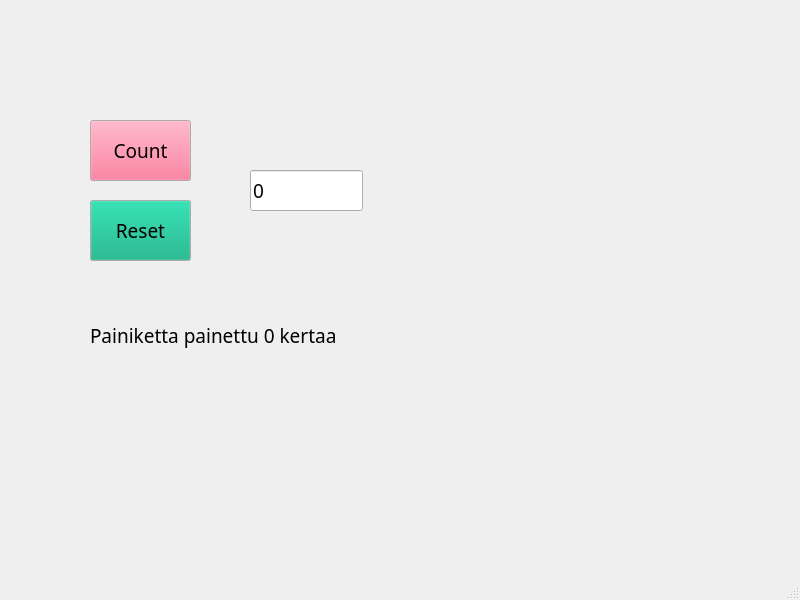
<?xml version="1.0" encoding="UTF-8"?>
<ui version="4.0">
 <class>MainWindow</class>
 <widget class="QMainWindow" name="MainWindow">
  <property name="geometry">
   <rect>
    <x>0</x>
    <y>0</y>
    <width>800</width>
    <height>600</height>
   </rect>
  </property>
  <property name="windowTitle">
   <string>MainWindow</string>
  </property>
  <widget class="QWidget" name="centralwidget">
   <widget class="QPushButton" name="btnCount">
    <property name="geometry">
     <rect>
      <x>90</x>
      <y>120</y>
      <width>101</width>
      <height>61</height>
     </rect>
    </property>
    <property name="palette">
     <palette>
      <active>
       <colorrole role="Button">
        <brush brushstyle="SolidPattern">
         <color alpha="255">
          <red>255</red>
          <green>85</green>
          <blue>127</blue>
         </color>
        </brush>
       </colorrole>
      </active>
      <inactive>
       <colorrole role="Button">
        <brush brushstyle="SolidPattern">
         <color alpha="255">
          <red>255</red>
          <green>85</green>
          <blue>127</blue>
         </color>
        </brush>
       </colorrole>
      </inactive>
      <disabled>
       <colorrole role="Button">
        <brush brushstyle="SolidPattern">
         <color alpha="255">
          <red>255</red>
          <green>85</green>
          <blue>127</blue>
         </color>
        </brush>
       </colorrole>
      </disabled>
     </palette>
    </property>
    <property name="font">
     <font>
      <family>Segoe Print</family>
      <pointsize>14</pointsize>
     </font>
    </property>
    <property name="text">
     <string>Count</string>
    </property>
   </widget>
   <widget class="QPushButton" name="btnReset">
    <property name="geometry">
     <rect>
      <x>90</x>
      <y>200</y>
      <width>101</width>
      <height>61</height>
     </rect>
    </property>
    <property name="palette">
     <palette>
      <active>
       <colorrole role="Button">
        <brush brushstyle="SolidPattern">
         <color alpha="255">
          <red>0</red>
          <green>170</green>
          <blue>127</blue>
         </color>
        </brush>
       </colorrole>
      </active>
      <inactive>
       <colorrole role="Button">
        <brush brushstyle="SolidPattern">
         <color alpha="255">
          <red>0</red>
          <green>170</green>
          <blue>127</blue>
         </color>
        </brush>
       </colorrole>
      </inactive>
      <disabled>
       <colorrole role="Button">
        <brush brushstyle="SolidPattern">
         <color alpha="255">
          <red>0</red>
          <green>170</green>
          <blue>127</blue>
         </color>
        </brush>
       </colorrole>
      </disabled>
     </palette>
    </property>
    <property name="font">
     <font>
      <family>Segoe Print</family>
      <pointsize>14</pointsize>
     </font>
    </property>
    <property name="text">
     <string>Reset</string>
    </property>
   </widget>
   <widget class="QLineEdit" name="txtResult">
    <property name="geometry">
     <rect>
      <x>250</x>
      <y>170</y>
      <width>113</width>
      <height>41</height>
     </rect>
    </property>
    <property name="palette">
     <palette>
      <active>
       <colorrole role="Button">
        <brush brushstyle="SolidPattern">
         <color alpha="255">
          <red>229</red>
          <green>245</green>
          <blue>255</blue>
         </color>
        </brush>
       </colorrole>
      </active>
      <inactive>
       <colorrole role="Button">
        <brush brushstyle="SolidPattern">
         <color alpha="255">
          <red>229</red>
          <green>245</green>
          <blue>255</blue>
         </color>
        </brush>
       </colorrole>
      </inactive>
      <disabled>
       <colorrole role="Button">
        <brush brushstyle="SolidPattern">
         <color alpha="255">
          <red>229</red>
          <green>245</green>
          <blue>255</blue>
         </color>
        </brush>
       </colorrole>
      </disabled>
     </palette>
    </property>
    <property name="font">
     <font>
      <family>Segoe Print</family>
      <pointsize>14</pointsize>
     </font>
    </property>
    <property name="text">
     <string>0</string>
    </property>
   </widget>
   <widget class="QLabel" name="labelInfo">
    <property name="geometry">
     <rect>
      <x>90</x>
      <y>290</y>
      <width>311</width>
      <height>91</height>
     </rect>
    </property>
    <property name="font">
     <font>
      <family>Segoe Print</family>
      <pointsize>14</pointsize>
     </font>
    </property>
    <property name="text">
     <string>Painiketta painettu 0 kertaa</string>
    </property>
   </widget>
  </widget>
  <widget class="QMenuBar" name="menubar">
   <property name="geometry">
    <rect>
     <x>0</x>
     <y>0</y>
     <width>800</width>
     <height>22</height>
    </rect>
   </property>
  </widget>
  <widget class="QStatusBar" name="statusbar"/>
 </widget>
 <resources/>
 <connections/>
</ui>
